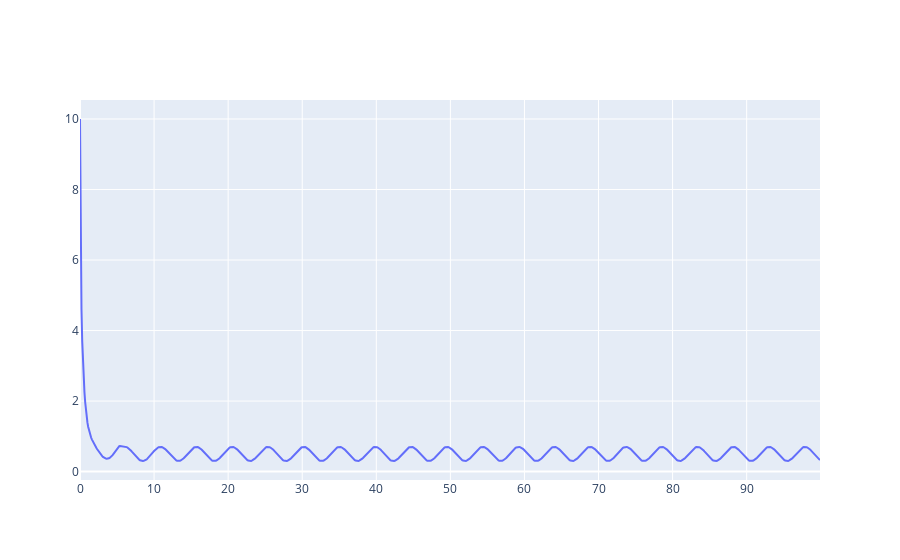

Notebook cell for this chart:
### Markdown cell above
### synchronization - order parameter

### Code cell
py.iplot([go.Scatter(x=timeline,y=stateB[:,0]/stateA[:,0])])

### Figure 1 — Plotly figure (JSON) as saved in the notebook; plotly's stock layout.template omitted (floating-point values rounded to 4 significant figures; data arrays with more than 128 entries replaced by an {"elided": "..."} marker saying what was removed)
{"data": [{"type": "scatter", "x": {"elided": "1000 float values"}, "y": {"elided": "1000 float values"}}], "layout": {}}
